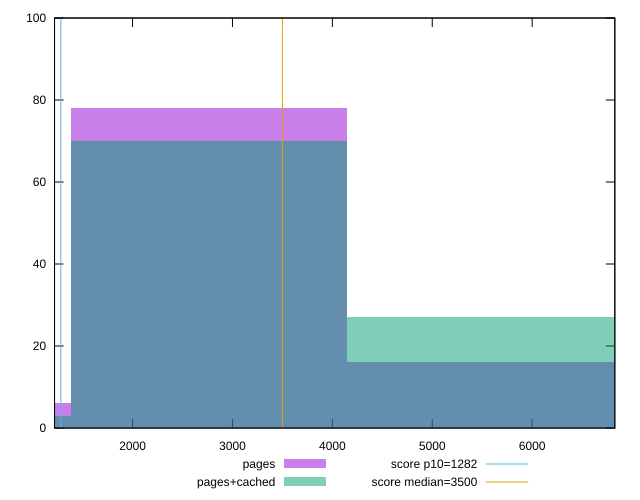

Recreate this plot in gnuplot.
reset

$pages <<EOF
2764.3461834849345 78
5528.692366969869 16
0 6
EOF

$pagesCached <<EOF
2764.3461834849345 70
5528.692366969869 27
0 3
EOF

set key outside below
set boxwidth 2764.3461834849345
set xrange [1218.8280000000002:6827.584]
set yrange [0:100]
set trange [0:100]
set style fill transparent solid 0.5 noborder

set parametric
set terminal svg size 640, 500 enhanced background rgb 'white'
set output "report_00013_2021-02-09T12-04-24.940Z/bootup-time/comparison/histogram/0_vs_1.svg"

plot $pages title "pages" with boxes, \
     $pagesCached title "pages+cached" with boxes, \
     1282,t title "score p10=1282", \
     3500,t title "score median=3500"

reset
